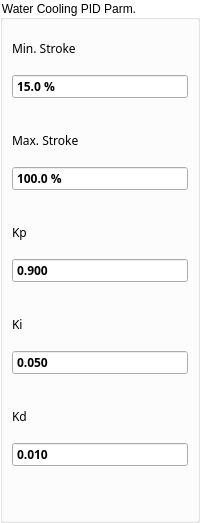
    <widget class="QGroupBox" name="groupBoxImageWaterCoolingPIDControlParameter">
     <property name="styleSheet">
      <string notr="true">QGroupBox{
    background-color: transparent;
}

</string>
     </property>
     <property name="title">
      <string>Water Cooling PID Parm.</string>
     </property>
     <layout class="QGridLayout" name="gridLayout_54">
      <property name="leftMargin">
       <number>0</number>
      </property>
      <property name="topMargin">
       <number>0</number>
      </property>
      <property name="rightMargin">
       <number>0</number>
      </property>
      <property name="bottomMargin">
       <number>4</number>
      </property>
      <property name="spacing">
       <number>4</number>
      </property>
      <item row="4" column="0">
       <widget class="ContentBoardItem" name="widgetDashBoardWaterCoolingDFactor" native="true">
        <property name="minimumSize">
         <size>
          <width>0</width>
          <height>88</height>
         </size>
        </property>
        <property name="maximumSize">
         <size>
          <width>16777215</width>
          <height>88</height>
         </size>
        </property>
        <property name="styleSheet">
         <string notr="true">/*QFrame{
     background:rgb(249,247,248);
     min-height: 80px;
     max-height: 80px;
}

QLabel{
  background:rgb(249,247,248);
  color: rgb(39,51,66);
  font-size: 16px;
  font-family: Siemens Sans;
  min-height: 20px;
  max-height: 20px;
}

QDoubleSpinBox{
  background:rgb(255,255,255);
  color: rgb(39,51,66);
  font-size: 16px;
  font-weight: bold;
  font-family: Siemens Sans;
  min-height: 32px;
  max-height: 32px;
}
*/
QDoubleSpinBox::focus{
 border: 2px solid rgb(0,95,135);
}


</string>
        </property>
        <layout class="QGridLayout" name="gridLayout_58">
         <property name="leftMargin">
          <number>9</number>
         </property>
         <property name="rightMargin">
          <number>9</number>
         </property>
         <item row="0" column="0">
          <widget class="QLabel" name="labelWaterCoolinIDFactor">
           <property name="font">
            <font>
             <family>Siemens Sans</family>
            </font>
           </property>
           <property name="text">
            <string>Kd</string>
           </property>
          </widget>
         </item>
         <item row="1" column="0">
          <widget class="QDoubleSpinBox" name="doubleSpinBoxWaterCoolingDFactor">
           <property name="font">
            <font>
             <family>Siemens Sans</family>
             <weight>75</weight>
             <bold>true</bold>
            </font>
           </property>
           <property name="styleSheet">
            <string notr="true"/>
           </property>
           <property name="wrapping">
            <bool>false</bool>
           </property>
           <property name="buttonSymbols">
            <enum>QAbstractSpinBox::NoButtons</enum>
           </property>
           <property name="suffix">
            <string/>
           </property>
           <property name="decimals">
            <number>3</number>
           </property>
           <property name="minimum">
            <double>-10.000000000000000</double>
           </property>
           <property name="maximum">
            <double>10.000000000000000</double>
           </property>
           <property name="singleStep">
            <double>0.010000000000000</double>
           </property>
           <property name="value">
            <double>0.010000000000000</double>
           </property>
          </widget>
         </item>
        </layout>
       </widget>
      </item>
      <item row="2" column="0">
       <widget class="ContentBoardItem" name="widgetDashBoardWaterCoolingPFactor" native="true">
        <property name="minimumSize">
         <size>
          <width>0</width>
          <height>88</height>
         </size>
        </property>
        <property name="maximumSize">
         <size>
          <width>16777215</width>
          <height>88</height>
         </size>
        </property>
        <property name="styleSheet">
         <string notr="true">/*QFrame{
     background:rgb(249,247,248);
     min-height: 80px;
     max-height: 80px;
}

QLabel{
  background:rgb(249,247,248);
  color: rgb(39,51,66);
  font-size: 16px;
  font-family: Siemens Sans;
  min-height: 20px;
  max-height: 20px;
}

QDoubleSpinBox{
  background:rgb(255,255,255);
  color: rgb(39,51,66);
  font-size: 16px;
  font-weight: bold;
  font-family: Siemens Sans;
  min-height: 32px;
  max-height: 32px;
}
*/
QDoubleSpinBox::focus{
 border: 2px solid rgb(0,95,135);
}


</string>
        </property>
        <layout class="QGridLayout" name="gridLayout_56">
         <property name="leftMargin">
          <number>9</number>
         </property>
         <property name="rightMargin">
          <number>9</number>
         </property>
         <item row="0" column="0">
          <widget class="QLabel" name="labelWaterCoolingPFactor">
           <property name="font">
            <font>
             <family>Siemens Sans</family>
            </font>
           </property>
           <property name="text">
            <string>Kp</string>
           </property>
          </widget>
         </item>
         <item row="1" column="0">
          <widget class="QDoubleSpinBox" name="doubleSpinBoxWaterCoolingPFactor">
           <property name="font">
            <font>
             <family>Siemens Sans</family>
             <weight>75</weight>
             <bold>true</bold>
            </font>
           </property>
           <property name="styleSheet">
            <string notr="true"/>
           </property>
           <property name="wrapping">
            <bool>false</bool>
           </property>
           <property name="buttonSymbols">
            <enum>QAbstractSpinBox::NoButtons</enum>
           </property>
           <property name="suffix">
            <string/>
           </property>
           <property name="decimals">
            <number>3</number>
           </property>
           <property name="minimum">
            <double>-10.000000000000000</double>
           </property>
           <property name="maximum">
            <double>10.000000000000000</double>
           </property>
           <property name="singleStep">
            <double>0.010000000000000</double>
           </property>
           <property name="value">
            <double>0.900000000000000</double>
           </property>
          </widget>
         </item>
        </layout>
       </widget>
      </item>
      <item row="0" column="0">
       <widget class="ContentBoardItem" name="widgetDashBoardWaterCoolingPIDMinStroke" native="true">
        <property name="minimumSize">
         <size>
          <width>0</width>
          <height>88</height>
         </size>
        </property>
        <property name="maximumSize">
         <size>
          <width>16777215</width>
          <height>88</height>
         </size>
        </property>
        <property name="styleSheet">
         <string notr="true">/*QFrame{
     background:rgb(249,247,248);
     min-height: 80px;
     max-height: 80px;
}

QLabel{
  background:rgb(249,247,248);
  color: rgb(39,51,66);
  font-size: 16px;
  font-family: Siemens Sans;
  min-height: 20px;
  max-height: 20px;
}

QDoubleSpinBox{
  background:rgb(255,255,255);
  color: rgb(39,51,66);
  font-size: 16px;
  font-weight: bold;
  font-family: Siemens Sans;
  min-height: 32px;
  max-height: 32px;
}
*/
QDoubleSpinBox::focus{
 border: 2px solid rgb(0,95,135);
}


</string>
        </property>
        <layout class="QGridLayout" name="gridLayout_14">
         <property name="leftMargin">
          <number>9</number>
         </property>
         <property name="rightMargin">
          <number>9</number>
         </property>
         <item row="0" column="0">
          <widget class="QLabel" name="labelWaterCoolingPIDMinStroke">
           <property name="font">
            <font>
             <family>Siemens Sans</family>
            </font>
           </property>
           <property name="text">
            <string>Min. Stroke</string>
           </property>
          </widget>
         </item>
         <item row="1" column="0">
          <widget class="QDoubleSpinBox" name="doubleSpinBoxWaterCoolingPIDMinStroke">
           <property name="font">
            <font>
             <family>Siemens Sans</family>
             <weight>75</weight>
             <bold>true</bold>
            </font>
           </property>
           <property name="styleSheet">
            <string notr="true"/>
           </property>
           <property name="wrapping">
            <bool>false</bool>
           </property>
           <property name="buttonSymbols">
            <enum>QAbstractSpinBox::NoButtons</enum>
           </property>
           <property name="suffix">
            <string> %</string>
           </property>
           <property name="decimals">
            <number>1</number>
           </property>
           <property name="minimum">
            <double>0.000000000000000</double>
           </property>
           <property name="maximum">
            <double>100.000000000000000</double>
           </property>
           <property name="singleStep">
            <double>0.500000000000000</double>
           </property>
           <property name="value">
            <double>15.000000000000000</double>
           </property>
          </widget>
         </item>
        </layout>
       </widget>
      </item>
      <item row="1" column="0">
       <widget class="ContentBoardItem" name="widgetDashBoardWaterCoolingPIDMaxStroke" native="true">
        <property name="minimumSize">
         <size>
          <width>0</width>
          <height>88</height>
         </size>
        </property>
        <property name="maximumSize">
         <size>
          <width>16777215</width>
          <height>88</height>
         </size>
        </property>
        <property name="styleSheet">
         <string notr="true">/*QFrame{
     background:rgb(249,247,248);
     min-height: 80px;
     max-height: 80px;
}

QLabel{
  background:rgb(249,247,248);
  color: rgb(39,51,66);
  font-size: 16px;
  font-family: Siemens Sans;
  min-height: 20px;
  max-height: 20px;
}

QDoubleSpinBox{
  background:rgb(255,255,255);
  color: rgb(39,51,66);
  font-size: 16px;
  font-weight: bold;
  font-family: Siemens Sans;
  min-height: 32px;
  max-height: 32px;
}
*/
QDoubleSpinBox::focus{
 border: 2px solid rgb(0,95,135);
}


</string>
        </property>
        <layout class="QGridLayout" name="gridLayout_55">
         <property name="leftMargin">
          <number>9</number>
         </property>
         <property name="rightMargin">
          <number>9</number>
         </property>
         <item row="0" column="0">
          <widget class="QLabel" name="labelWaterCoolingPIDMaxStroke">
           <property name="font">
            <font>
             <family>Siemens Sans</family>
            </font>
           </property>
           <property name="text">
            <string>Max. Stroke</string>
           </property>
          </widget>
         </item>
         <item row="1" column="0">
          <widget class="QDoubleSpinBox" name="doubleSpinBoxWaterCoolingPIDMaxStroke">
           <property name="font">
            <font>
             <family>Siemens Sans</family>
             <weight>75</weight>
             <bold>true</bold>
            </font>
           </property>
           <property name="styleSheet">
            <string notr="true"/>
           </property>
           <property name="wrapping">
            <bool>false</bool>
           </property>
           <property name="buttonSymbols">
            <enum>QAbstractSpinBox::NoButtons</enum>
           </property>
           <property name="suffix">
            <string> %</string>
           </property>
           <property name="decimals">
            <number>1</number>
           </property>
           <property name="minimum">
            <double>0.000000000000000</double>
           </property>
           <property name="maximum">
            <double>100.000000000000000</double>
           </property>
           <property name="singleStep">
            <double>0.500000000000000</double>
           </property>
           <property name="value">
            <double>100.000000000000000</double>
           </property>
          </widget>
         </item>
        </layout>
       </widget>
      </item>
      <item row="3" column="0">
       <widget class="ContentBoardItem" name="widgetDashBoardWaterCoolingIFactor" native="true">
        <property name="minimumSize">
         <size>
          <width>0</width>
          <height>88</height>
         </size>
        </property>
        <property name="maximumSize">
         <size>
          <width>16777215</width>
          <height>88</height>
         </size>
        </property>
        <property name="styleSheet">
         <string notr="true">/*QFrame{
     background:rgb(249,247,248);
     min-height: 80px;
     max-height: 80px;
}

QLabel{
  background:rgb(249,247,248);
  color: rgb(39,51,66);
  font-size: 16px;
  font-family: Siemens Sans;
  min-height: 20px;
  max-height: 20px;
}

QDoubleSpinBox{
  background:rgb(255,255,255);
  color: rgb(39,51,66);
  font-size: 16px;
  font-weight: bold;
  font-family: Siemens Sans;
  min-height: 32px;
  max-height: 32px;
}
*/
QDoubleSpinBox::focus{
 border: 2px solid rgb(0,95,135);
}


</string>
        </property>
        <layout class="QGridLayout" name="gridLayout_57">
         <property name="leftMargin">
          <number>9</number>
         </property>
         <property name="rightMargin">
          <number>9</number>
         </property>
         <item row="0" column="0">
          <widget class="QLabel" name="labelWaterCoolinIPFactor">
           <property name="font">
            <font>
             <family>Siemens Sans</family>
            </font>
           </property>
           <property name="text">
            <string>Ki</string>
           </property>
          </widget>
         </item>
         <item row="1" column="0">
          <widget class="QDoubleSpinBox" name="doubleSpinBoxWaterCoolingIFactor">
           <property name="font">
            <font>
             <family>Siemens Sans</family>
             <weight>75</weight>
             <bold>true</bold>
            </font>
           </property>
           <property name="styleSheet">
            <string notr="true"/>
           </property>
           <property name="wrapping">
            <bool>false</bool>
           </property>
           <property name="buttonSymbols">
            <enum>QAbstractSpinBox::NoButtons</enum>
           </property>
           <property name="suffix">
            <string/>
           </property>
           <property name="decimals">
            <number>3</number>
           </property>
           <property name="minimum">
            <double>-10.000000000000000</double>
           </property>
           <property name="maximum">
            <double>10.000000000000000</double>
           </property>
           <property name="singleStep">
            <double>0.010000000000000</double>
           </property>
           <property name="value">
            <double>0.050000000000000</double>
           </property>
          </widget>
         </item>
        </layout>
       </widget>
      </item>
      <item row="5" column="0">
       <spacer name="verticalSpacer_8">
        <property name="orientation">
         <enum>Qt::Vertical</enum>
        </property>
        <property name="sizeHint" stdset="0">
         <size>
          <width>20</width>
          <height>40</height>
         </size>
        </property>
       </spacer>
      </item>
     </layout>
    </widget>
